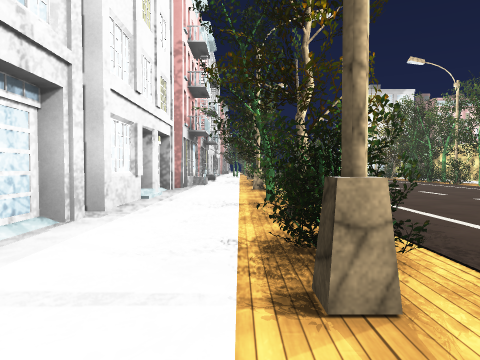
[1] (above)

18 first-person views from a walk through a 3-D level made in the Unity game engine. The camera is 1.2 m above the floor, tilts 2° down and sees 70° across. The floor is counted in squares, 2 m on a side. Each view is taken from the middle of a square. On the plan, view 1 faces up. The plan holds only what a view shows up to about 10 squares ahead; the rest is blank. The place goes on beyond the plan. The player character is not drawn. Some animated figures are not drawn. Some surface patterns are stand-ins.

[2]
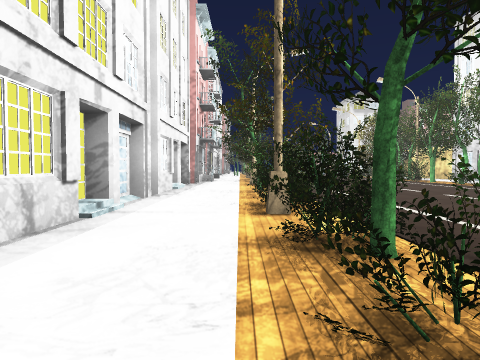

[3]
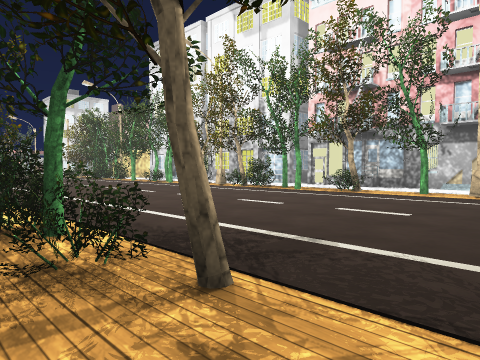

[4]
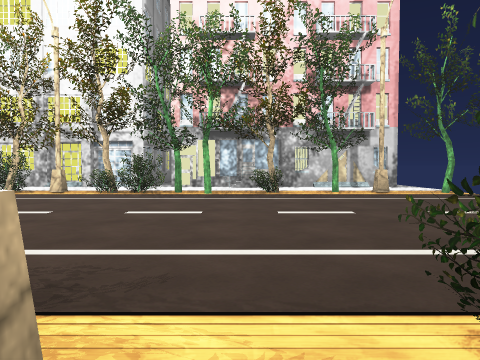

[5]
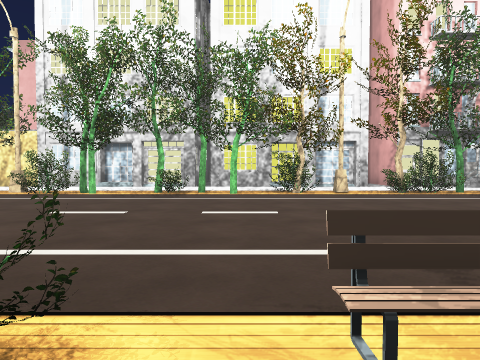

[6]
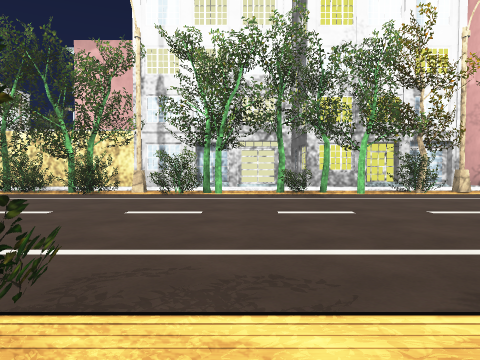

[7]
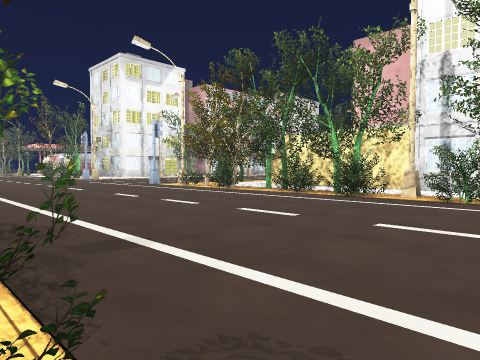

[8]
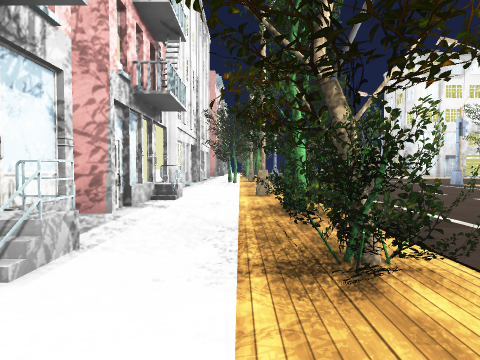

[9]
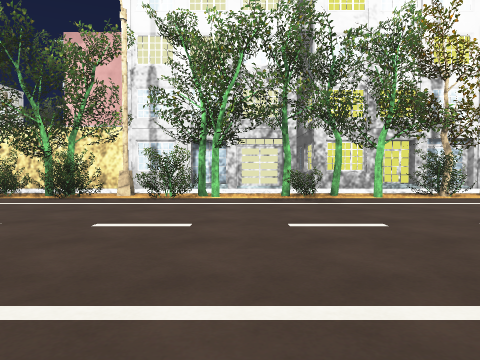

[10]
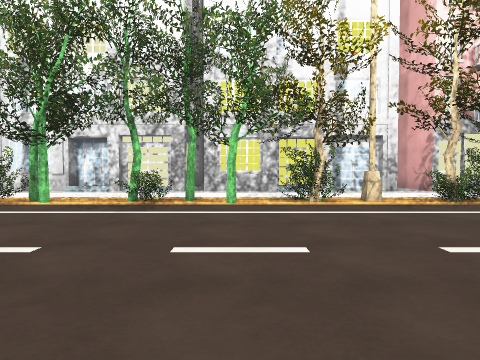

[11]
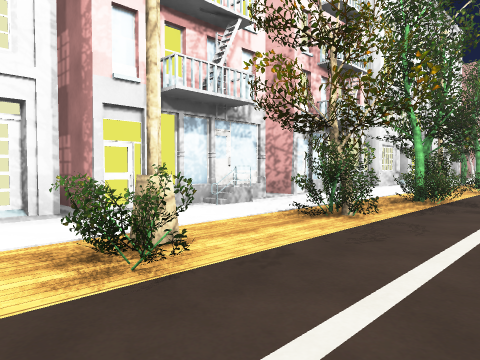

[12]
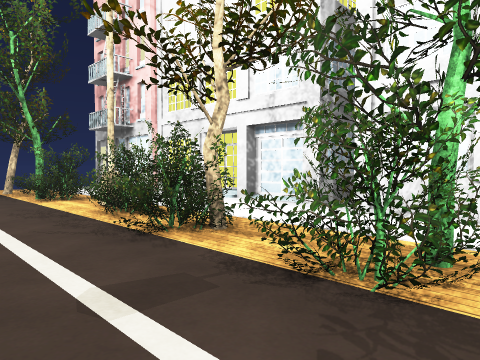

[13]
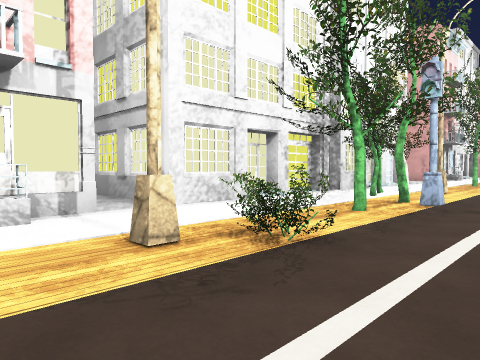

[14]
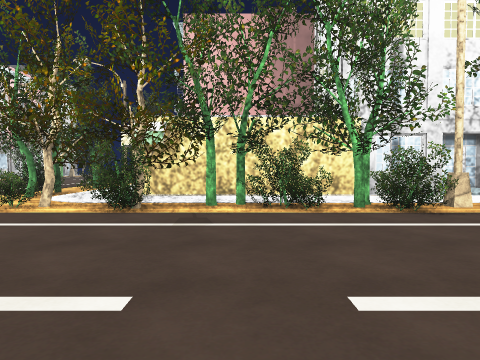

[15]
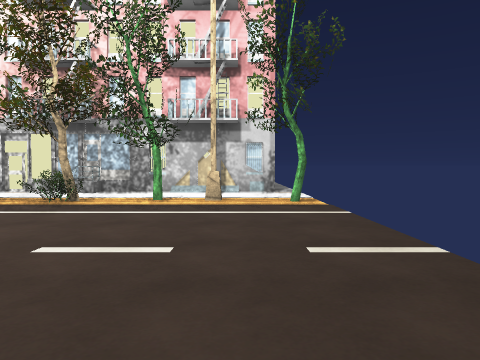

[16]
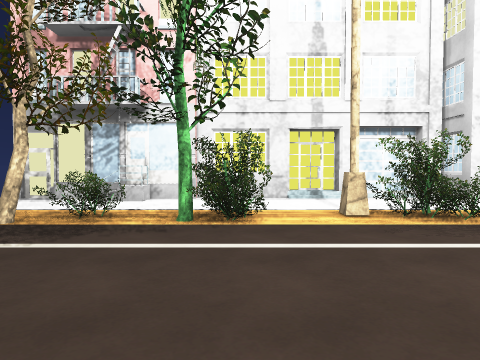

[17]
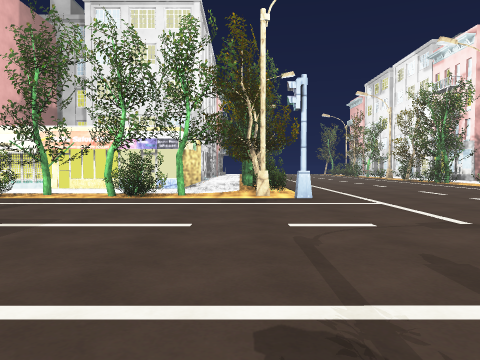

[18]
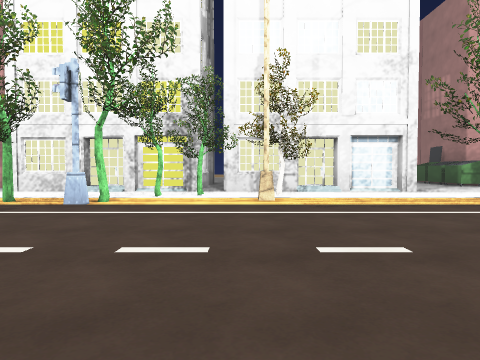

### Floor plan
Key: @ floor where view 1 was taken; # wall or solid block; . floor; / step, stairs or slope; = window, fence, low wall or low ledge; B building; U bush; E bench; T tree; S streetlight; O other object.
Columns run from 8 left of view 1 to 14 right of it. Each row starts with its distance up from view 1.
 29       #....      .
 28       #.....    ...
 27        ....... .....
 26       #.O...........
 25       #..............
 24       #=T.............
 23       #.T.............
 22       #.ST......S..UT=U
 21       #..T......U.TU.TU
 20       #..........=.....
 19       #.........UU.####
 18       #..U......U=.#
 17 B     #.........UT.#
 16 B     #..U......UU.#
 15       #..T.....UTT.#
 14       ...U......U..B
 13       B.........U..#
 12       #.UU......T..
 11       #............#
 10      ##.........UT.##
  9       ...U......T..#
  8       #.........T..B
  7       /.=E......UU.#
  6      ##..T......U..#
  5      #B..U.........#
  4      ##..U......U..#
  3       ..UU......UT.#
  2       #..U......T..#
  1       #............#
  0       #.@U......U..B
 -1       #..T.......T.#
 -2       #..U......#..#
 -3       #............B
 -4       #.........T..#

Where each view was taken, in squares from view 1:
view 1: 0 up, 0 right, facing up
view 2: 3 down, 0 right, facing up
view 3: 4 down, 0 right, facing up-right
view 4: 1 up, 0 right, facing right
view 5: 8 up, 0 right, facing right
view 6: 11 up, 0 right, facing right
view 7: 11 up, 1 right, facing up-right
view 8: 10 up, 0 right, facing up
view 9: 11 up, 1 right, facing right
view 10: 8 up, 2 right, facing right
view 11: 8 up, 3 right, facing up-left
view 12: 7 up, 3 right, facing down-left
view 13: 16 up, 3 right, facing up-left
view 14: 17 up, 3 right, facing right
view 15: 3 down, 2 right, facing right
view 16: 0 up, 5 right, facing left
view 17: 29 up, 9 right, facing down
view 18: 25 up, 7 right, facing left
